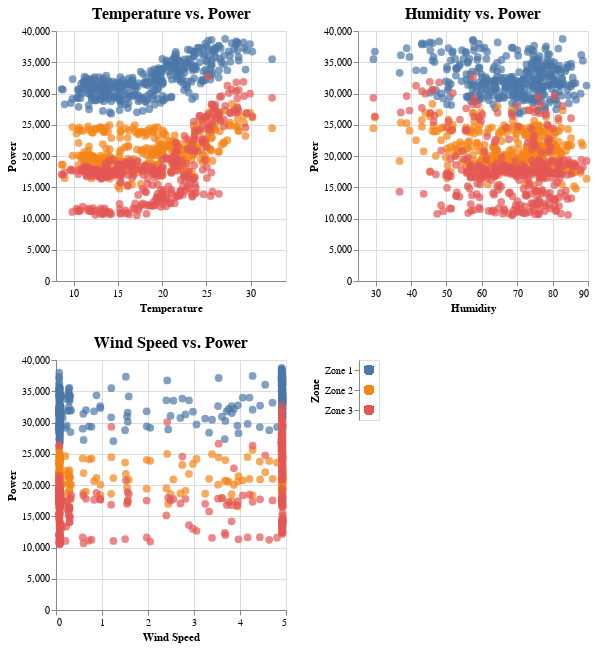

Notebook code cell kept with this figure:
### Code cell
# Modifying the position of the graphs
(temp | hum ) & (wind | legend)

### Figure 1 — Vega-Lite specification as saved in the notebook (floating-point values rounded to 4 significant figures; data arrays with more than 128 entries replaced by an {"elided": "..."} marker saying what was removed)
{"config": {"view": {"continuousWidth": 300, "continuousHeight": 300}}, "vconcat": [{"hconcat": [{"mark": {"type": "circle", "size": 60}, "encoding": {"color": {"condition": {"param": "param_1", "field": "Zone", "legend": null, "type": "nominal"}, "value": "lightgray"}, "tooltip": [{"field": "Power", "type": "quantitative"}], "x": {"field": "Temperature", "scale": {"zero": false}, "type": "quantitative"}, "y": {"field": "Power", "title": "Power", "type": "quantitative"}}, "height": 250, "name": "view_11", "title": {"text": "Temperature vs. Power", "fontSize": 16}, "width": 230}, {"mark": {"type": "circle", "size": 60}, "encoding": {"color": {"condition": {"param": "param_1", "field": "Zone", "legend": null, "type": "nominal"}, "value": "lightgray"}, "tooltip": [{"field": "Power", "type": "quantitative"}], "x": {"field": "Humidity", "scale": {"zero": false}, "type": "quantitative"}, "y": {"field": "Power", "title": "Power", "type": "quantitative"}}, "height": 250, "name": "view_12", "title": {"text": "Humidity vs. Power", "fontSize": 16}, "width": 230}]}, {"hconcat": [{"mark": {"type": "circle", "size": 60}, "encoding": {"color": {"condition": {"param": "param_1", "field": "Zone", "legend": null, "type": "nominal"}, "value": "lightgray"}, "tooltip": [{"field": "Power", "type": "quantitative"}], "x": {"field": "Wind Speed", "scale": {"zero": false}, "type": "quantitative"}, "y": {"field": "Power", "title": "Power", "type": "quantitative"}}, "height": 250, "name": "view_13", "title": {"text": "Wind Speed vs. Power", "fontSize": 16}, "width": 230}, {"mark": {"type": "circle", "size": 100}, "encoding": {"color": {"condition": {"param": "param_1", "field": "Zone", "legend": null, "type": "nominal"}, "value": "lightgray"}, "y": {"axis": {"orient": "left"}, "field": "Zone", "type": "nominal"}}, "name": "view_14"}]}], "data": {"name": "data-77cfe6893ca9d5b8bc53945969f69a87"}, "params": [{"name": "param_1", "select": {"type": "point", "fields": ["Zone"]}, "views": ["view_11", "view_12", "view_13", "view_14"]}], "$schema": "https://vega.github.io/schema/vega-lite/v5.16.3.json", "datasets": {"data-77cfe6893ca9d5b8bc53945969f69a87": {"elided": "1092 records"}}}
